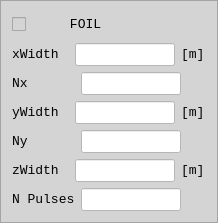
                  <widget class="QFrame" name="frame_8">
                   <property name="styleSheet">
                    <string notr="true">
background-color: rgb(212, 212, 212);
</string>
                   </property>
                   <property name="frameShape">
                    <enum>QFrame::StyledPanel</enum>
                   </property>
                   <property name="frameShadow">
                    <enum>QFrame::Raised</enum>
                   </property>
                   <layout class="QVBoxLayout" name="verticalLayout_10">
                    <item>
                     <widget class="QCheckBox" name="checkBoxFOIL">
                      <property name="maximumSize">
                       <size>
                        <width>150</width>
                        <height>16777215</height>
                       </size>
                      </property>
                      <property name="font">
                       <font>
                        <family>Courier New</family>
                        <pointsize>10</pointsize>
                        <weight>50</weight>
                        <italic>false</italic>
                        <bold>false</bold>
                       </font>
                      </property>
                      <property name="styleSheet">
                       <string notr="true">
     width: 20px;
     height: 20px;
	 font: 10pt &quot;Courier New&quot;;

</string>
                      </property>
                      <property name="text">
                       <string>     FOIL</string>
                      </property>
                     </widget>
                    </item>
                    <item>
                     <layout class="QHBoxLayout" name="horizontalLayout_24">
                      <item>
                       <widget class="QLabel" name="label_31">
                        <property name="maximumSize">
                         <size>
                          <width>65</width>
                          <height>25</height>
                         </size>
                        </property>
                        <property name="font">
                         <font>
                          <family>Courier New</family>
                          <pointsize>10</pointsize>
                          <weight>50</weight>
                          <italic>false</italic>
                          <bold>false</bold>
                         </font>
                        </property>
                        <property name="styleSheet">
                         <string notr="true">font: 10pt &quot;Courier New&quot;;</string>
                        </property>
                        <property name="text">
                         <string>&lt;html&gt;&lt;head/&gt;&lt;body&gt;&lt;p&gt;xWidth&lt;/p&gt;&lt;/body&gt;&lt;/html&gt;</string>
                        </property>
                       </widget>
                      </item>
                      <item>
                       <widget class="QLineEdit" name="lineEditFOILxWidth">
                        <property name="maximumSize">
                         <size>
                          <width>100</width>
                          <height>25</height>
                         </size>
                        </property>
                        <property name="font">
                         <font>
                          <family>Courier New</family>
                          <pointsize>10</pointsize>
                          <weight>50</weight>
                          <italic>false</italic>
                          <bold>false</bold>
                         </font>
                        </property>
                        <property name="styleSheet">
                         <string notr="true">font: 10pt &quot;Courier New&quot;;
background-color: rgb(255, 255, 255);</string>
                        </property>
                       </widget>
                      </item>
                      <item>
                       <widget class="QLabel" name="label_35">
                        <property name="maximumSize">
                         <size>
                          <width>25</width>
                          <height>25</height>
                         </size>
                        </property>
                        <property name="font">
                         <font>
                          <family>Courier New</family>
                          <pointsize>10</pointsize>
                          <weight>50</weight>
                          <italic>false</italic>
                          <bold>false</bold>
                         </font>
                        </property>
                        <property name="styleSheet">
                         <string notr="true">font: 10pt &quot;Courier New&quot;;</string>
                        </property>
                        <property name="text">
                         <string>&lt;html&gt;&lt;head/&gt;&lt;body&gt;&lt;p&gt;[m]&lt;/p&gt;&lt;/body&gt;&lt;/html&gt;</string>
                        </property>
                       </widget>
                      </item>
                     </layout>
                    </item>
                    <item>
                     <layout class="QHBoxLayout" name="horizontalLayout_25">
                      <item>
                       <widget class="QLabel" name="label_32">
                        <property name="maximumSize">
                         <size>
                          <width>65</width>
                          <height>25</height>
                         </size>
                        </property>
                        <property name="font">
                         <font>
                          <family>Courier New</family>
                          <pointsize>10</pointsize>
                          <weight>50</weight>
                          <italic>false</italic>
                          <bold>false</bold>
                         </font>
                        </property>
                        <property name="styleSheet">
                         <string notr="true">font: 10pt &quot;Courier New&quot;;</string>
                        </property>
                        <property name="text">
                         <string>&lt;html&gt;&lt;head/&gt;&lt;body&gt;&lt;p&gt;Nx&lt;/p&gt;&lt;/body&gt;&lt;/html&gt;</string>
                        </property>
                       </widget>
                      </item>
                      <item>
                       <widget class="QLineEdit" name="lineEditFOILnx">
                        <property name="maximumSize">
                         <size>
                          <width>100</width>
                          <height>25</height>
                         </size>
                        </property>
                        <property name="font">
                         <font>
                          <family>Courier New</family>
                          <pointsize>10</pointsize>
                          <weight>50</weight>
                          <italic>false</italic>
                          <bold>false</bold>
                         </font>
                        </property>
                        <property name="styleSheet">
                         <string notr="true">font: 10pt &quot;Courier New&quot;;
background-color: rgb(255, 255, 255);
</string>
                        </property>
                       </widget>
                      </item>
                      <item>
                       <spacer name="horizontalSpacer_7">
                        <property name="orientation">
                         <enum>Qt::Horizontal</enum>
                        </property>
                        <property name="sizeType">
                         <enum>QSizePolicy::Fixed</enum>
                        </property>
                        <property name="sizeHint" stdset="0">
                         <size>
                          <width>25</width>
                          <height>20</height>
                         </size>
                        </property>
                       </spacer>
                      </item>
                     </layout>
                    </item>
                    <item>
                     <layout class="QHBoxLayout" name="horizontalLayout_26">
                      <item>
                       <widget class="QLabel" name="label_33">
                        <property name="maximumSize">
                         <size>
                          <width>65</width>
                          <height>25</height>
                         </size>
                        </property>
                        <property name="font">
                         <font>
                          <family>Courier New</family>
                          <pointsize>10</pointsize>
                          <weight>50</weight>
                          <italic>false</italic>
                          <bold>false</bold>
                         </font>
                        </property>
                        <property name="styleSheet">
                         <string notr="true">font: 10pt &quot;Courier New&quot;;</string>
                        </property>
                        <property name="text">
                         <string>&lt;html&gt;&lt;head/&gt;&lt;body&gt;&lt;p&gt;yWidth&lt;/p&gt;&lt;/body&gt;&lt;/html&gt;</string>
                        </property>
                       </widget>
                      </item>
                      <item>
                       <widget class="QLineEdit" name="lineEditFOILyWidth">
                        <property name="maximumSize">
                         <size>
                          <width>100</width>
                          <height>25</height>
                         </size>
                        </property>
                        <property name="font">
                         <font>
                          <family>Courier New</family>
                          <pointsize>10</pointsize>
                          <weight>50</weight>
                          <italic>false</italic>
                          <bold>false</bold>
                         </font>
                        </property>
                        <property name="styleSheet">
                         <string notr="true">font: 10pt &quot;Courier New&quot;;
background-color: rgb(255, 255, 255);
</string>
                        </property>
                       </widget>
                      </item>
                      <item>
                       <widget class="QLabel" name="label_36">
                        <property name="maximumSize">
                         <size>
                          <width>25</width>
                          <height>25</height>
                         </size>
                        </property>
                        <property name="font">
                         <font>
                          <family>Courier New</family>
                          <pointsize>10</pointsize>
                          <weight>50</weight>
                          <italic>false</italic>
                          <bold>false</bold>
                         </font>
                        </property>
                        <property name="styleSheet">
                         <string notr="true">font: 10pt &quot;Courier New&quot;;</string>
                        </property>
                        <property name="text">
                         <string>&lt;html&gt;&lt;head/&gt;&lt;body&gt;&lt;p&gt;[m]&lt;/p&gt;&lt;/body&gt;&lt;/html&gt;</string>
                        </property>
                       </widget>
                      </item>
                     </layout>
                    </item>
                    <item>
                     <layout class="QHBoxLayout" name="horizontalLayout_28">
                      <item>
                       <widget class="QLabel" name="label_34">
                        <property name="maximumSize">
                         <size>
                          <width>65</width>
                          <height>25</height>
                         </size>
                        </property>
                        <property name="font">
                         <font>
                          <family>Courier New</family>
                          <pointsize>10</pointsize>
                          <weight>50</weight>
                          <italic>false</italic>
                          <bold>false</bold>
                         </font>
                        </property>
                        <property name="styleSheet">
                         <string notr="true">font: 10pt &quot;Courier New&quot;;</string>
                        </property>
                        <property name="text">
                         <string>&lt;html&gt;&lt;head/&gt;&lt;body&gt;&lt;p&gt;Ny&lt;/p&gt;&lt;/body&gt;&lt;/html&gt;</string>
                        </property>
                       </widget>
                      </item>
                      <item>
                       <widget class="QLineEdit" name="lineEditFOILny">
                        <property name="maximumSize">
                         <size>
                          <width>100</width>
                          <height>25</height>
                         </size>
                        </property>
                        <property name="font">
                         <font>
                          <family>Courier New</family>
                          <pointsize>10</pointsize>
                          <weight>50</weight>
                          <italic>false</italic>
                          <bold>false</bold>
                         </font>
                        </property>
                        <property name="styleSheet">
                         <string notr="true">font: 10pt &quot;Courier New&quot;;
background-color: rgb(255, 255, 255);
</string>
                        </property>
                       </widget>
                      </item>
                      <item>
                       <spacer name="horizontalSpacer_9">
                        <property name="orientation">
                         <enum>Qt::Horizontal</enum>
                        </property>
                        <property name="sizeType">
                         <enum>QSizePolicy::Fixed</enum>
                        </property>
                        <property name="sizeHint" stdset="0">
                         <size>
                          <width>25</width>
                          <height>20</height>
                         </size>
                        </property>
                       </spacer>
                      </item>
                     </layout>
                    </item>
                    <item>
                     <layout class="QHBoxLayout" name="horizontalLayout_29">
                      <item>
                       <widget class="QLabel" name="label_54">
                        <property name="maximumSize">
                         <size>
                          <width>65</width>
                          <height>25</height>
                         </size>
                        </property>
                        <property name="font">
                         <font>
                          <family>Courier New</family>
                          <pointsize>10</pointsize>
                          <weight>50</weight>
                          <italic>false</italic>
                          <bold>false</bold>
                         </font>
                        </property>
                        <property name="styleSheet">
                         <string notr="true">font: 10pt &quot;Courier New&quot;;</string>
                        </property>
                        <property name="text">
                         <string>&lt;html&gt;&lt;head/&gt;&lt;body&gt;&lt;p&gt;zWidth&lt;/p&gt;&lt;/body&gt;&lt;/html&gt;</string>
                        </property>
                       </widget>
                      </item>
                      <item>
                       <widget class="QLineEdit" name="lineEditFOILzWidth">
                        <property name="maximumSize">
                         <size>
                          <width>100</width>
                          <height>25</height>
                         </size>
                        </property>
                        <property name="font">
                         <font>
                          <family>Courier New</family>
                          <pointsize>10</pointsize>
                          <weight>50</weight>
                          <italic>false</italic>
                          <bold>false</bold>
                         </font>
                        </property>
                        <property name="styleSheet">
                         <string notr="true">font: 10pt &quot;Courier New&quot;;
background-color: rgb(255, 255, 255);</string>
                        </property>
                       </widget>
                      </item>
                      <item>
                       <widget class="QLabel" name="label_55">
                        <property name="maximumSize">
                         <size>
                          <width>25</width>
                          <height>25</height>
                         </size>
                        </property>
                        <property name="font">
                         <font>
                          <family>Courier New</family>
                          <pointsize>10</pointsize>
                          <weight>50</weight>
                          <italic>false</italic>
                          <bold>false</bold>
                         </font>
                        </property>
                        <property name="styleSheet">
                         <string notr="true">font: 10pt &quot;Courier New&quot;;</string>
                        </property>
                        <property name="text">
                         <string>&lt;html&gt;&lt;head/&gt;&lt;body&gt;&lt;p&gt;[m]&lt;/p&gt;&lt;/body&gt;&lt;/html&gt;</string>
                        </property>
                       </widget>
                      </item>
                     </layout>
                    </item>
                    <item>
                     <layout class="QHBoxLayout" name="horizontalLayout_30">
                      <item>
                       <widget class="QLabel" name="label_64">
                        <property name="maximumSize">
                         <size>
                          <width>65</width>
                          <height>25</height>
                         </size>
                        </property>
                        <property name="font">
                         <font>
                          <family>Courier New</family>
                          <pointsize>10</pointsize>
                          <weight>50</weight>
                          <italic>false</italic>
                          <bold>false</bold>
                         </font>
                        </property>
                        <property name="styleSheet">
                         <string notr="true">font: 10pt &quot;Courier New&quot;;</string>
                        </property>
                        <property name="text">
                         <string>&lt;html&gt;&lt;head/&gt;&lt;body&gt;&lt;p&gt;N Pulses&lt;/p&gt;&lt;/body&gt;&lt;/html&gt;</string>
                        </property>
                       </widget>
                      </item>
                      <item>
                       <widget class="QLineEdit" name="lineEditBeamNpulses_2">
                        <property name="maximumSize">
                         <size>
                          <width>100</width>
                          <height>25</height>
                         </size>
                        </property>
                        <property name="font">
                         <font>
                          <family>Courier New</family>
                          <pointsize>10</pointsize>
                          <weight>50</weight>
                          <italic>false</italic>
                          <bold>false</bold>
                         </font>
                        </property>
                        <property name="styleSheet">
                         <string notr="true">font: 10pt &quot;Courier New&quot;;
background-color: rgb(255, 255, 255);		
</string>
                        </property>
                       </widget>
                      </item>
                      <item>
                       <spacer name="horizontalSpacer_8">
                        <property name="orientation">
                         <enum>Qt::Horizontal</enum>
                        </property>
                        <property name="sizeType">
                         <enum>QSizePolicy::Fixed</enum>
                        </property>
                        <property name="sizeHint" stdset="0">
                         <size>
                          <width>25</width>
                          <height>20</height>
                         </size>
                        </property>
                       </spacer>
                      </item>
                     </layout>
                    </item>
                   </layout>
                  </widget>
